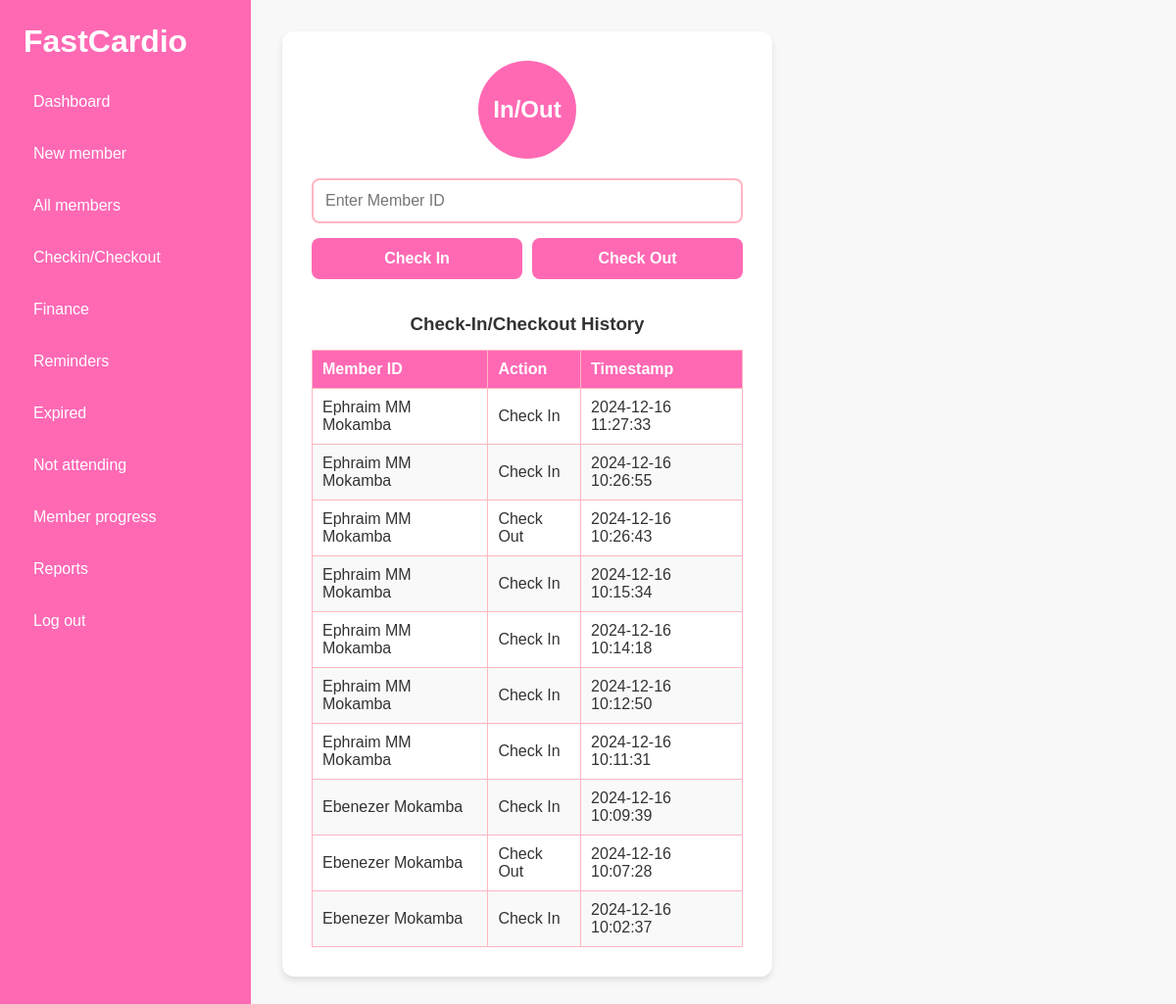
The app's page /checkin/, older data.
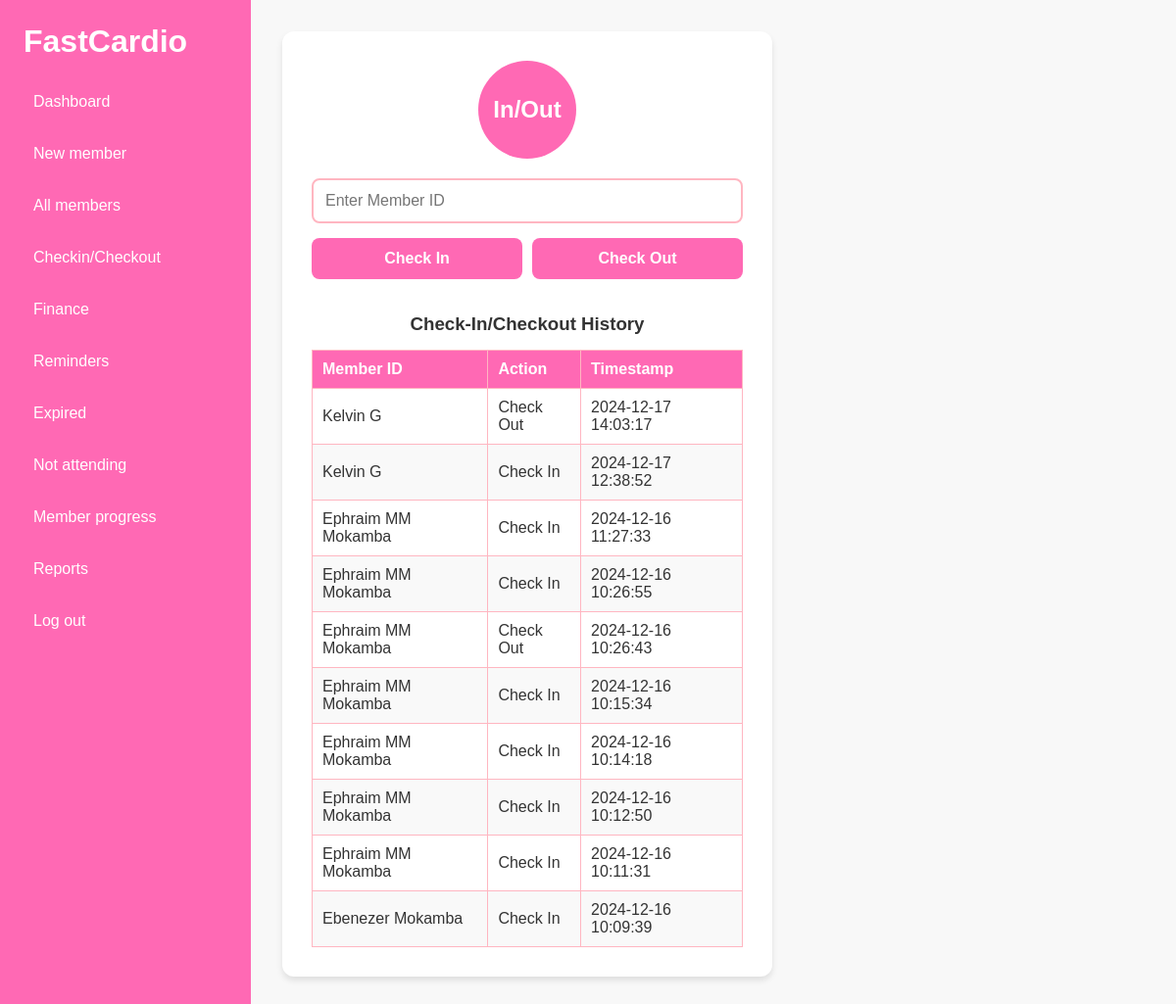
The same page, newer data.
### members/models.py (models this page shows)
class CheckInOutRecord(models.Model):
    ACTIONS = [
        ('check_in', 'Check In'),
        ('check_out', 'Check Out')
    ]
    member = models.ForeignKey(Member, on_delete=models.CASCADE, related_name='CheckinOut')
    action = models.CharField(max_length=10, choices=ACTIONS)
    timestamp = models.DateTimeField(default=timezone.now)
    class Meta:
        ordering = ['-timestamp']
    def __str__(self):
        return f"{self.member} - {self.get_action_display()} at {self.timestamp}"

class Member(models.Model):
    first_name = models.CharField(max_length=50)
    last_name = models.CharField(max_length=50)
    phone_number = models.CharField(max_length=15)
    date_joined = models.DateTimeField(auto_now_add=True)
    is_active = models.BooleanField(default=True)
    additional_info = models.TextField(blank=True,null=True)
    gender = models.CharField(max_length= 6)
    def __str__(self):
        return f"{self.first_name} {self.last_name}"

### members/views.py (the view)
# urls.py: path('checkin/',views.checkin,name="Checkin" ),
def checkin(request):
    recent_records = CheckInOutRecord.objects.select_related('member').all()[:10]
    print(recent_records)
    return render(request,"Checkin.html",{'recent_records': recent_records })

### members/templates/Checkin.html (shortened to what this page needs)
{% extends 'sidebar.html' %}
{% load static %}
{% block extra_styles %}
    <link rel="stylesheet" href="{% static 'checkin.css' %}">
{% endblock %}
{% block content %}
    <div class="container">
        <div class="logo">In/Out</div>
        <input type="text" class="member-input" placeholder="Enter Member ID" id="memberIdInput">
        <div class="btn-group">
            <button class="check-in-btn">Check In</button>
            <button class="check-out-btn">Check Out</button>
        </div>
        <div class="history-section">
            <h3>Check-In/Checkout History</h3>
            <table class="history-table" id="historyTable">
                <thead>
                    <tr>
                        <th>Member ID</th>
                        <th>Action</th>
                        <th>Timestamp</th>
                    </tr>
                </thead>
                <tbody id="historyTableBody">
                    {% for record in recent_records %}
                    <tr>
                        <td>{{ record.member }}</td>
                        <td>{{ record.get_action_display }}</td>
                        <td>{{ record.timestamp|date:"Y-m-d H:i:s" }}</td>
                    </tr>
                    {% endfor %}
                </tbody>
            </table>
        </div>
    </div>
{% endblock %}

Row changes from the older to the newer data that the page shows:
no longer on this page (row unchanged): CheckInOutRecord: member "Ebenezer Mokamba", action "Check Out", timestamp "2024-12-16 10:07:28"
no longer on this page (row unchanged): CheckInOutRecord: member "Ebenezer Mokamba", action "Check In", timestamp "2024-12-16 10:02:37"
added CheckInOutRecord: member "Kelvin G", action "Check Out", timestamp "2024-12-17 14:03:17"
added CheckInOutRecord: member "Kelvin G", action "Check In", timestamp "2024-12-17 12:38:52"
